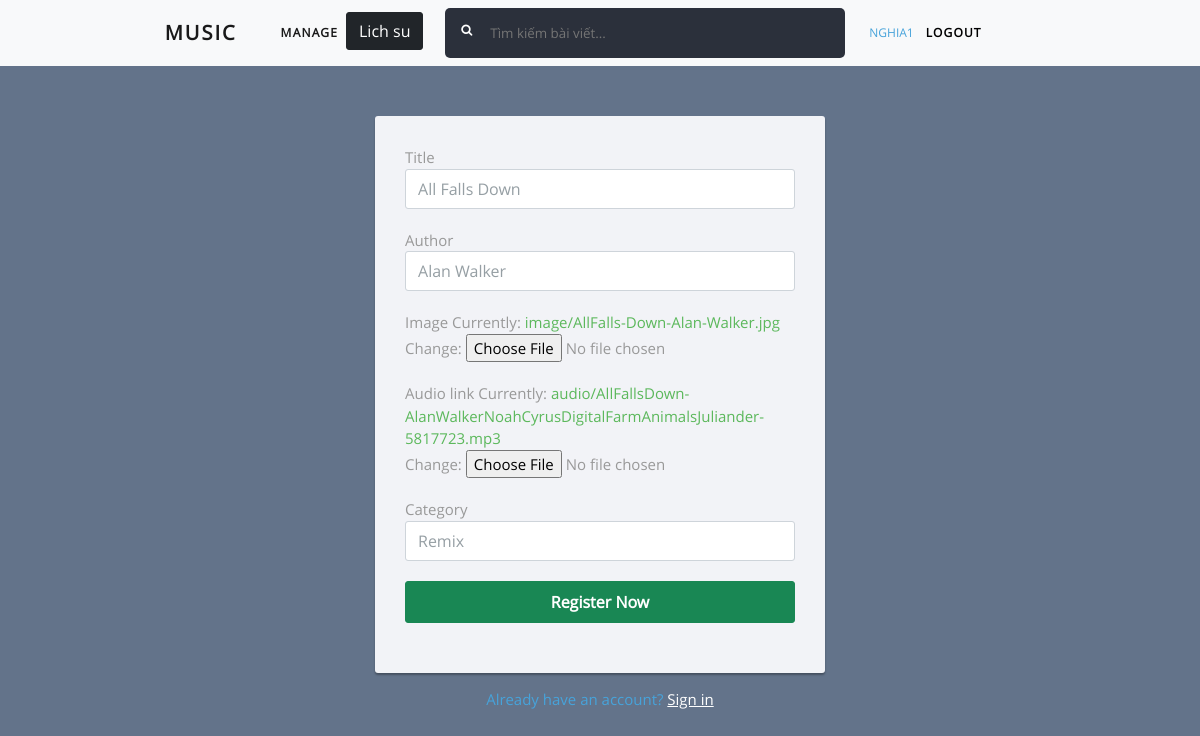
Page /edit/12 (signed in) on the committed database.
### music/models.py (models this page shows, shortened)
class Song(models.Model):
    title=models.CharField(max_length=30,blank=False,null=False)
    author=models.CharField(max_length=30,blank=False,null=False)
    image=models.ImageField(upload_to='image/',null=True)
    audio_link=models.FileField(upload_to='audio/',null=True)
    views=models.IntegerField(blank=True,null=True,default='100')
    category = models.CharField(max_length=10, blank=False, default='')

### music/views.py (the view)
# urls.py: path('edit/<int:id>',views.edit,name='edit'),
def edit(request,id):
    if request.user.is_superuser:
        song=Song.objects.get(pk=id)
        form=formsong(instance=song)
        array_song = []
        check_user=False
        if request.method == 'POST':
            form=formsong(request.POST,instance=song)
            if form.is_valid():
                form.save()
                return redirect('/manage')
        history = history_listen.objects.filter(user=request.user).order_by('-create_at')[:4]
        check_user=User.objects.filter(is_superuser=True, id=request.user.id).exists()
        print(check_user)
        for i in history:
            song = Song.objects.get(pk=i.Song_id)
            array_song.append(song)
        return render(request,'music/edit_song.html',{'form':form,'check':check_user,'history':array_song})
    else:
        return redirect('/home')

### music/forms.py
class formsong(forms.ModelForm):
    class Meta:
        model=Song
        fields=('title','author','image','audio_link','category')
        widgets = {
            'title': forms.TextInput(attrs={'class': 'form-control', 'id': 'username'}),
            'author': forms.TextInput(attrs={'class': 'form-control', 'id': 'email'}),
            'category': forms.TextInput(attrs={'class': 'form-control', 'id': 'email'}),
        }

### music/templates/music/edit_song.html (shortened to what this page needs)
{% extends  'music/base.html'   %}
{%   block content  %}
<div class="signup-form">
    <form action="" method="post">
        {% for k in form %}
            <div class="form-group">
                {{k.label}}
                {{k}}
            </div>
        {% endfor %}
        <div class="form-group">
            <button type="submit" class="btn btn-success btn-lg btn-block">Register Now</button>
        </div>
    </form>
	<div class="text-center">Already have an account? <a href="#">Sign in</a></div>
</div>
{% endblock %}

### music/templates/music/base.html (shortened to what this page needs)
{% load static %}
<!doctype html>
<html>
<head>
	<link rel="stylesheet" href="https://stackpath.bootstrapcdn.com/bootstrap/4.5.0/css/bootstrap.min.css">
	<link rel="stylesheet" href="https://maxcdn.bootstrapcdn.com/font-awesome/4.7.0/css/font-awesome.min.css">
	<link rel="stylesheet" href="https://stackpath.bootstrapcdn.com/bootstrap/4.1.1/css/bootstrap.min.css">
	<link rel="stylesheet" href="https://maxcdn.bootstrapcdn.com/font-awesome/4.7.0/css/font-awesome.min.css" />
	<link href="https://cdn.jsdelivr.net/npm/bootstrap@5.0.1/dist/css/bootstrap.min.css" rel="stylesheet"
>
	<link rel="stylesheet" href="{% static 'css/signup.css' %}">
	<link rel="stylesheet" href="{% static 'css/stylesheet.css' %}">
	<link rel="stylesheet" href="{% static 'css/nav.css' %}">
	<link rel="stylesheet" href="{% static 'css/formhistory.css' %}">
</head>
<body>
	<nav class="navbar navbar-expand-lg navbar-light bg-light">
	  <div class="container-fluid" style="margin-left:10%">
		<a class="navbar-brand" href="{% url 'music:index' %}">Music</a>
		<div class="collapse navbar-collapse" id="navbarSupportedContent" >
				<ul class="navbar-nav me-auto mb-2 mb-lg-0">
					<li class="nav-item ">
					  {%if check is True %}
							<a class="nav-link active" aria-current="page" href="{% url 'music:manage'   %}">Manage</a>
					  {% endif %}
					</li>
					<li class="nav-item">
					  {%if user.is_authenticated %}
							<button  type="button" class="btn btn-dark" data-bs-toggle="modal" data-bs-target="#exampleModal"
								data-bs-whatever="@mdo">Lich su
							</button>
					  {% endif %}
					</li>
				</ul>
				<form class="sbox d-flex" action="{% url 'music:search' %}" method="get">
					<input name="text" class="stext" type="text"   placeholder="Tìm kiếm bài viết...">
					<a class="sbutton" type="submit" href="javascript:void(0);">
					<i class="fa fa-search"></i>
					</a>
				</form>
		</div>
	  	<div class="" style="float:left;width:200px;margin-right:10%">
			<ul class="navbar-nav me-auto mb-2 mb-lg-0">
				{% if user.is_authenticated %}
					<li>{{user.username}}</li>
					<li><a href="{% url 'music:logout' %} "style="color:black" >Logout</a></li>
				{% else%}
					<li><a href="{% url 'music:signin' %}" style="color:black;">signin</a></li>
					<li><a href="{% url 'music:signup' %}" style="color:black;">signup</a></li>
				{% endif %}
			</ul>
		</div>
	  </div>
	</nav>
	<div class="container" style="margin-top:20px">
		{%   block content  %}
		{%    endblock    %}
	</div>
</body>
</html>

### music/static/css/signup.css (style rules this page uses)
body { color: #fff; background: #63738a; font-family: 'Roboto', sans-serif; }
.form-control { height: 40px; box-shadow: none; color: #969fa4; }
.form-control, .btn { border-radius: 3px; }
.signup-form { width: 450px; margin: 0 auto; padding: 30px 0; font-size: 15px; }
.signup-form form { color: #999; border-radius: 3px; margin-bottom: 15px; background: #f2f3f7; box-shadow: 0px 2px 2px rgba(0, 0, 0, 0.3); padding: 30px; }
.signup-form .form-group { margin-bottom: 20px; }
.signup-form .btn { font-size: 16px; font-weight: bold; min-width: 140px; outline: none !important; }
.signup-form a { color: #fff; text-decoration: underline; }
.signup-form form a { color: #5cb85c; text-decoration: none; }
#username { height: 40px; box-shadow: none; color: #969fa4; }

### music/static/css/stylesheet.css (style rules this page uses)
*,*:before,*:after { -webkit-box-sizing:border-box;-moz-box-sizing:border-box;box-sizing:border-box;margin:0;padding:0 }
body { color:#47a3da;font-family:'Open Sans', sans-serif;font-size:1em;line-height:1.5 }
a { color:#47a3da;text-decoration:none }
.container { max-width:60em;margin-left:auto;margin-right:auto }
nav { background-color:#288bc6;text-transform:uppercase;width:100%;font-size:0.75em;line-height:2.2em }
nav:after { content:"";display:table;clear:both }
nav a { display:block;color:#fff;font-weight:700;padding:0 1em;letter-spacing:0.1em }
nav a:first-child { float:left }
nav a:last-child { float:right }

### music/static/css/nav.css (style rules this page uses)
.sbox { position: relative; }
.stext { width: 400px; height: 50px; background: #2b303b; border: none; font-size: 10pt; float: left; color: #fff; padding-left: 45px; -webkit-border-radius: 5px; -moz-border-radius: 5px; border-radius: 5px; }
.fa-search { position: absolute; top: 0; left: 0; margin-left: 16px; margin-top: 16px; z-index: 1; color: #fff; }

### rows in the picture
Song: form "All Falls Down" "Alan Walker" "Remix"

### other values in the picture
{{ user.username }} "NGHIA1"
{{ k.label }} "Title" "Author" "Image" "Audio link" "Category"
